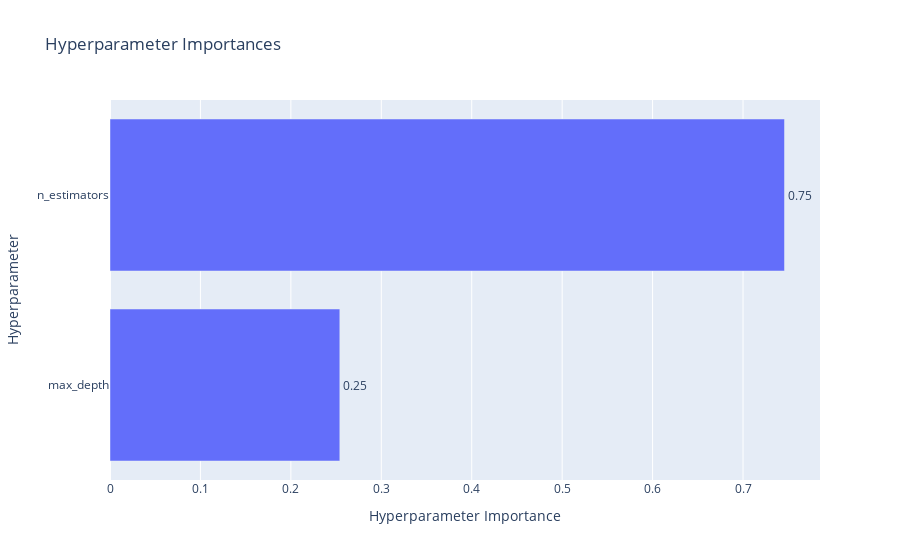

The notebook cell saved with this chart:
### Code cell
plot_param_importances(study).show()

### Figure 1 — Plotly figure (JSON) as saved in the notebook; plotly's stock layout.template omitted (floating-point values rounded to 4 significant figures)
{"data": [{"cliponaxis": false, "hovertemplate": ["max_depth (IntDistribution): 0.25413558538874936<extra></extra>", "n_estimators (IntDistribution): 0.7458644146112506<extra></extra>"], "name": "Objective Value", "orientation": "h", "text": ["0.25", "0.75"], "textposition": "outside", "type": "bar", "x": [0.2541, 0.7459], "y": ["max_depth", "n_estimators"]}], "layout": {"title": {"text": "Hyperparameter Importances"}, "xaxis": {"title": {"text": "Hyperparameter Importance"}}, "yaxis": {"title": {"text": "Hyperparameter"}}}}
